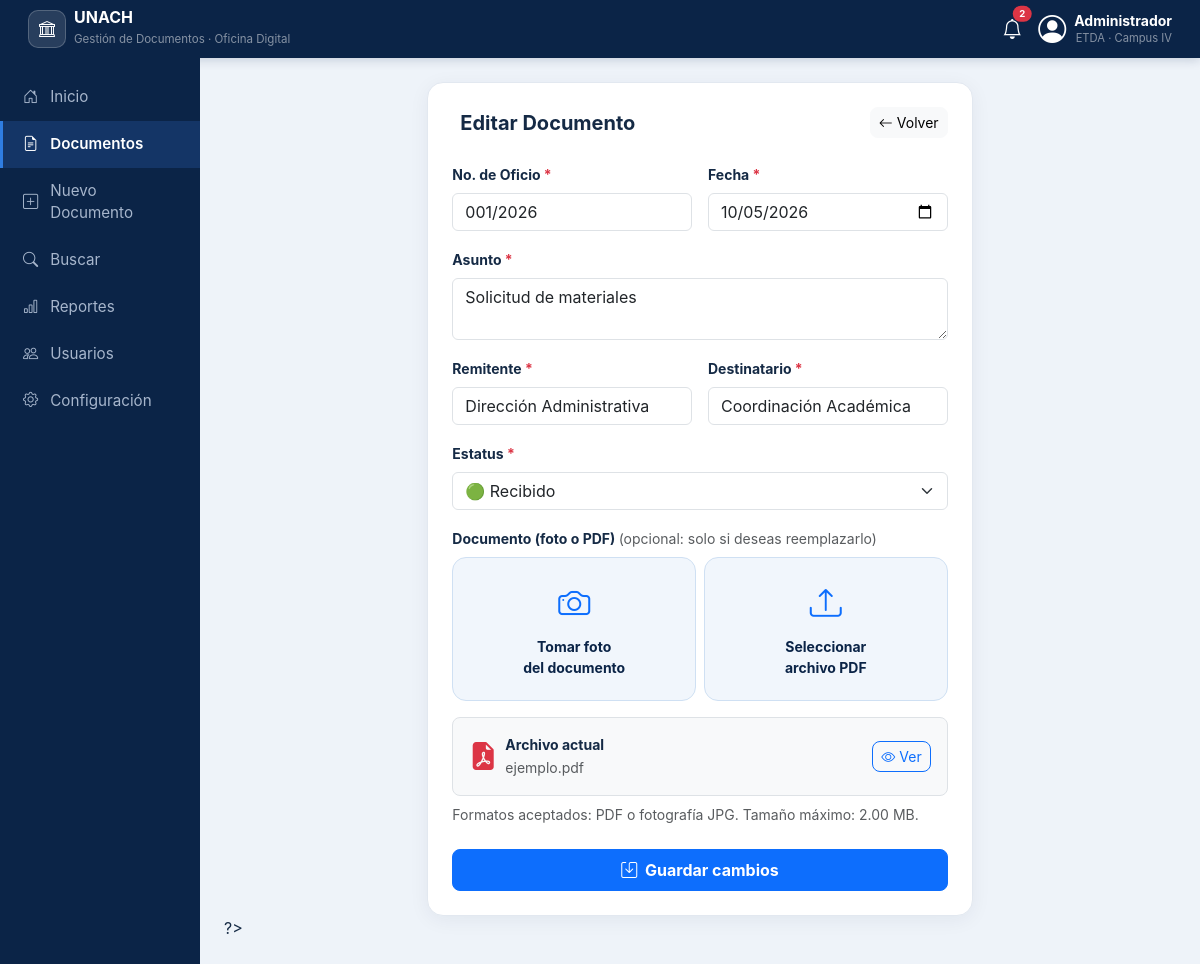
/index.php?vista=editar&id=1, run on the app's committed database.
### tables this page shows
CREATE TABLE IF NOT EXISTS documentos (
    id              INT AUTO_INCREMENT PRIMARY KEY,
    no_oficio       VARCHAR(50)   NOT NULL,
    fecha           DATE          NOT NULL,
    asunto          VARCHAR(255)  NOT NULL,
    remitente       VARCHAR(150)  NOT NULL,
    destinatario    VARCHAR(150)  NOT NULL,
    estatus         ENUM('Recibido','En proceso','Atendido') NOT NULL DEFAULT 'Recibido',
    archivo_pdf     VARCHAR(255)  NOT NULL,
    archivo_nombre  VARCHAR(255)  DEFAULT NULL,
    archivo_tam     INT           DEFAULT 0,
    github_url      VARCHAR(500)  DEFAULT NULL,
    creado_en       TIMESTAMP     NOT NULL DEFAULT CURRENT_TIMESTAMP,
    actualizado_en  TIMESTAMP     NOT NULL DEFAULT CURRENT_TIMESTAMP ON UPDATE CURRENT_TIMESTAMP,

     
    INDEX idx_no_oficio    (no_oficio),
    INDEX idx_fecha        (fecha),
    INDEX idx_estatus      (estatus),
    INDEX idx_remitente    (remitente),
    INDEX idx_destinatario (destinatario),
    FULLTEXT KEY ft_busqueda (no_oficio, asunto, remitente, destinatario)
);

### index.php (called while the page is built, shortened)
<?php
require_once __DIR__ . '/includes/funciones.php';
require_once __DIR__ . '/includes/consultas.php';
$vistasDisponibles = [
    'inicio'        => 'inicio.php',
    'documentos'    => 'documentos.php',
    'nuevo'         => 'formulario.php',
    'editar'        => 'formulario.php',
    'buscar'        => 'buscar.php',
    'reportes'      => 'reportes.php',
    'usuarios'      => 'usuarios.php',
    'configuracion' => 'configuracion.php',
];
require __DIR__ . '/includes/header.php';
require __DIR__ . '/vistas/' . $vistasDisponibles[$vista];
require __DIR__ . '/includes/footer.php';

### includes/consultas.php (called while the page is built, shortened)
<?php
function obtenerDocumento(mysqli $conexion, int $id): ?array
{
    $stmt = $conexion->prepare('SELECT * FROM documentos WHERE id = ? LIMIT 1');
    $stmt->bind_param('i', $id);
    $stmt->execute();
    $fila = $stmt->get_result()->fetch_assoc();
    return $fila ?: null;
}

### includes/funciones.php (called while the page is built, shortened)
<?php
function e($texto): string
{
    return htmlspecialchars((string) $texto, ENT_QUOTES, 'UTF-8');
}
function tamanoLegible(int $bytes): string
{
    if ($bytes >= 1048576) return number_format($bytes / 1048576, 2) . ' MB';
    return $bytes . ' B';
}

### vistas/formulario.php (the view, shortened to what this page needs)
<?php
$esEdicion = ($vista === 'editar');
$doc = [
    'id' => 0, 'no_oficio' => '', 'fecha' => date('Y-m-d'), 'asunto' => '',
    'remitente' => '', 'destinatario' => '', 'estatus' => 'Recibido',
    'archivo_nombre' => '', 'archivo_tam' => 0, 'github_url' => null,
];
if ($esEdicion) {
    $encontrado = obtenerDocumento($conexion, (int) ($_GET['id'] ?? 0));
    $doc = $encontrado;
}
?>
<div class="row justify-content-center">
    <div class="col-12 col-md-10 col-lg-8 col-xl-7">
        <div class="main-card">
            <div class="d-flex justify-content-between align-items-center mb-4">
                <h5 class="fw-bold mb-0 d-flex align-items-center gap-2">
                    <?= $esEdicion ? 'Editar Documento' : 'Registrar Documento' ?>
                </h5>
                <a href="index.php?vista=documentos" class="btn btn-sm btn-light rounded-3">
                    <i class="bi bi-arrow-left me-1"></i>Volver
                </a>
            </div>
            <form action="acciones/guardar.php" method="POST" enctype="multipart/form-data"
                  id="formDocumento" data-requiere-archivo="<?= $esEdicion ? 'false' : 'true' ?>"
                  data-max-bytes="<?= MAX_PDF_BYTES ?>" novalidate>
                <div class="row g-3 mb-3">
                    <div class="col-12 col-sm-6">
                        <label for="no_oficio" class="form-label small fw-bold">
                            No. de Oficio <span class="text-danger">*</span>
                        </label>
                        <input type="text" class="form-control" id="no_oficio" name="no_oficio"
                               value="<?= e($doc['no_oficio']) ?>" placeholder="Ej. 0452/2026" maxlength="50" required>
                    </div>
                    <div class="col-12 col-sm-6">
                        <label for="fecha" class="form-label small fw-bold">
                            Fecha <span class="text-danger">*</span>
                        </label>
                        <input type="date" class="form-control" id="fecha" name="fecha"
                               value="<?= e($doc['fecha']) ?>" required>
                    </div>
                </div>
                <div class="mb-3">
                    <label for="asunto" class="form-label small fw-bold">
                        Asunto <span class="text-danger">*</span>
                    </label>
                    <textarea class="form-control" id="asunto" name="asunto" rows="2" maxlength="255"
                              placeholder="Descripción breve del asunto del documento" required><?= e($doc['asunto']) ?></textarea>
                </div>
                <div class="row g-3 mb-3">
                    <div class="col-12 col-sm-6">
                        <label for="remitente" class="form-label small fw-bold">
                            Remitente <span class="text-danger">*</span>
                        </label>
                        <input type="text" class="form-control" id="remitente" name="remitente" list="listaRemitentes"
                               value="<?= e($doc['remitente']) ?>" placeholder="Nombre o dependencia" maxlength="150" required>
                    </div>
                    <div class="col-12 col-sm-6">
                        <label for="destinatario" class="form-label small fw-bold">
                            Destinatario <span class="text-danger">*</span>
                        </label>
                        <input type="text" class="form-control" id="destinatario" name="destinatario" list="listaDestinatarios"
                               value="<?= e($doc['destinatario']) ?>" placeholder="Nombre o área" maxlength="150" required>
                    </div>
                </div>
                <div class="mb-3">
                    <label for="estatus" class="form-label small fw-bold">
                        Estatus <span class="text-danger">*</span>
                    </label>
                    <select class="form-select" id="estatus" name="estatus" required>
                        <option value="Recibido"   <?= $doc['estatus'] === 'Recibido'   ? 'selected' : '' ?>>🟢 Recibido</option>
                    </select>
                </div>
                <div class="mb-4">
                    <label class="form-label small fw-bold">
                        Documento (foto o PDF)
                        <?= $esEdicion ? '<span class="text-muted fw-normal">(opcional: solo si deseas reemplazarlo)</span>'
                                       : '<span class="text-danger">*</span>' ?>
                    </label>
                    <div class="row g-2">
                        <div class="col-6">
                            <div class="btn-upload-option" id="btnCamara" role="button" tabindex="0">
                                <i class="bi bi-camera fs-2 text-primary"></i>
                                <div class="small fw-bold mt-2">Tomar foto<br>del documento</div>
                            </div>
                        </div>
                        <div class="col-6">
                            <div class="btn-upload-option" id="btnArchivo" role="button" tabindex="0">
                                <i class="bi bi-upload fs-2 text-primary"></i>
                                <div class="small fw-bold mt-2">Seleccionar<br>archivo PDF</div>
                            </div>
                        </div>
                    </div>
                    <?php if ($esEdicion && $doc['archivo_nombre']): ?>
                        <div class="mt-3 p-3 bg-light rounded-3 border d-flex justify-content-between align-items-center flex-wrap gap-2">
                            <div class="d-flex align-items-center gap-2">
                                <i class="bi bi-file-earmark-pdf-fill text-danger fs-3"></i>
                                <div>
                                    <small class="fw-bold d-block">Archivo actual</small>
                                    <small class="text-muted"><?= e($doc['archivo_nombre']) ?>
                                    </small>
                                </div>
                            </div>
                            <button type="button" class="btn btn-sm btn-outline-primary rounded-3 ver-pdf"
                                    data-id="<?= (int) $doc['id'] ?>"
                                    data-oficio="<?= e($doc['no_oficio']) ?>"
                                    data-asunto="<?= e($doc['asunto']) ?>">
                                <i class="bi bi-eye me-1"></i>Ver
                            </button>
                        </div>
                    <?php endif; ?>
                    <small class="text-muted d-block mt-2">
                        Formatos aceptados: PDF o fotografía JPG. Tamaño máximo: <?= tamanoLegible(MAX_PDF_BYTES) ?>.
                    </small>
                </div>
                <button type="submit" class="btn btn-primary w-100 py-2 rounded-3 fw-bold">
                    <i class="bi bi-save me-1"></i>
                    <?= $esEdicion ? 'Guardar cambios' : 'Guardar Documento' ?>
                </button>
            </form>
        </div>
    </div>
</div>

### assets/css/estilos.css (style rules this page uses)
:root { --unach-dark: #0b2447; --unach-dark-2: #143566; --unach-primary: #2f7de1; --unach-primary-d:#1b5fbb; --bg-light: #eef3f9; --borde: #e2e8f0; --texto: #152a45; --texto-suave: #64748b; --radio: 16px; --sombra: 0 4px 20px rgba(21, 42, 69, .06); }
body { background-color: var(--bg-light); font-family: -apple-system, BlinkMacSystemFont, "Segoe UI", Roboto, Helvetica, Arial, sans-serif; color: var(--texto); padding-bottom: 78px; }
@media (min-width: 992px) { body { padding-bottom: 0; } }
.main-card { background: #fff; border-radius: var(--radio); border: 1px solid var(--borde); box-shadow: var(--sombra); padding: 24px; }
.btn-upload-option { background-color: #f1f6fc; border: 1px solid #cfe0f3; border-radius: 14px; padding: 22px 12px; text-align: center; cursor: pointer; transition: all .18s ease; color: var(--unach-dark); height: 100%; }

### data on the page
documentos: no_oficio "001/2026", fecha "10/05/2026", asunto "Solicitud de materiales", remitente "Dirección Administrativa", destinatario "Coordinación Académica", estatus "🟢 Recibido", archivo_nombre "ejemplo.pdf"

### other printed values
$pendientes "2"
$etiqueta "Inicio"
$etiqueta "Documentos"
$etiqueta "Nuevo Documento"
$etiqueta "Buscar"
$etiqueta "Reportes"
$etiqueta "Usuarios"
$etiqueta "Configuración"
tamanoLegible(MAX_PDF_BYTES) "2.00 MB"
